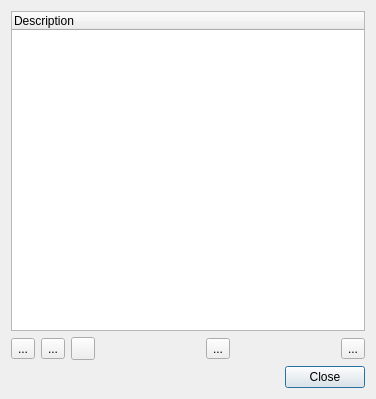
<?xml version="1.0" encoding="UTF-8"?>
<ui version="4.0">
 <class>FeaturePresetsDialog</class>
 <widget class="QDialog" name="FeaturePresetsDialog">
  <property name="geometry">
   <rect>
    <x>0</x>
    <y>0</y>
    <width>376</width>
    <height>399</height>
   </rect>
  </property>
  <property name="sizePolicy">
   <sizepolicy hsizetype="Expanding" vsizetype="Expanding">
    <horstretch>0</horstretch>
    <verstretch>0</verstretch>
   </sizepolicy>
  </property>
  <property name="font">
   <font>
    <family>Liberation Sans</family>
    <pointsize>9</pointsize>
   </font>
  </property>
  <property name="windowTitle">
   <string>Feature presets</string>
  </property>
  <layout class="QVBoxLayout" name="verticalLayout_2">
   <item>
    <widget class="QWidget" name="widget" native="true">
     <property name="sizePolicy">
      <sizepolicy hsizetype="Expanding" vsizetype="Expanding">
       <horstretch>0</horstretch>
       <verstretch>0</verstretch>
      </sizepolicy>
     </property>
     <layout class="QVBoxLayout" name="verticalLayout">
      <property name="leftMargin">
       <number>0</number>
      </property>
      <property name="topMargin">
       <number>0</number>
      </property>
      <property name="rightMargin">
       <number>0</number>
      </property>
      <property name="bottomMargin">
       <number>0</number>
      </property>
      <item>
       <widget class="QTreeWidget" name="presetsTree">
        <property name="indentation">
         <number>5</number>
        </property>
        <property name="allColumnsShowFocus">
         <bool>true</bool>
        </property>
        <property name="columnCount">
         <number>1</number>
        </property>
        <attribute name="headerMinimumSectionSize">
         <number>5</number>
        </attribute>
        <column>
         <property name="text">
          <string>Description</string>
         </property>
        </column>
       </widget>
      </item>
     </layout>
    </widget>
   </item>
   <item>
    <layout class="QHBoxLayout" name="presetsControl">
     <item>
      <widget class="QToolButton" name="presetSave">
       <property name="toolTip">
        <string>Save current settings as new preset</string>
       </property>
       <property name="text">
        <string>...</string>
       </property>
       <property name="icon">
        <iconset resource="../resources/res.qrc">
         <normaloff>:/create.png</normaloff>:/create.png</iconset>
       </property>
       <property name="iconSize">
        <size>
         <width>16</width>
         <height>16</height>
        </size>
       </property>
      </widget>
     </item>
     <item>
      <widget class="QToolButton" name="presetUpdate">
       <property name="toolTip">
        <string>Update selected preset with current settings</string>
       </property>
       <property name="text">
        <string>...</string>
       </property>
       <property name="icon">
        <iconset resource="../resources/res.qrc">
         <normaloff>:/recycle.png</normaloff>:/recycle.png</iconset>
       </property>
       <property name="iconSize">
        <size>
         <width>16</width>
         <height>16</height>
        </size>
       </property>
      </widget>
     </item>
     <item>
      <widget class="QToolButton" name="presetEdit">
       <property name="toolTip">
        <string>Edit preset details</string>
       </property>
       <property name="text">
        <string/>
       </property>
       <property name="icon">
        <iconset resource="../resources/res.qrc">
         <normaloff>:/edit.png</normaloff>:/edit.png</iconset>
       </property>
      </widget>
     </item>
     <item>
      <spacer name="horizontalSpacer">
       <property name="orientation">
        <enum>Qt::Horizontal</enum>
       </property>
       <property name="sizeHint" stdset="0">
        <size>
         <width>40</width>
         <height>20</height>
        </size>
       </property>
      </spacer>
     </item>
     <item>
      <widget class="QToolButton" name="presetDelete">
       <property name="toolTip">
        <string>Delete selected preset</string>
       </property>
       <property name="text">
        <string>...</string>
       </property>
       <property name="icon">
        <iconset resource="../resources/res.qrc">
         <normaloff>:/bin.png</normaloff>:/bin.png</iconset>
       </property>
       <property name="iconSize">
        <size>
         <width>16</width>
         <height>16</height>
        </size>
       </property>
      </widget>
     </item>
     <item>
      <spacer name="horizontalSpacer_2">
       <property name="orientation">
        <enum>Qt::Horizontal</enum>
       </property>
       <property name="sizeHint" stdset="0">
        <size>
         <width>40</width>
         <height>20</height>
        </size>
       </property>
      </spacer>
     </item>
     <item>
      <widget class="QToolButton" name="presetLoad">
       <property name="toolTip">
        <string>Load selected preset</string>
       </property>
       <property name="text">
        <string>...</string>
       </property>
       <property name="icon">
        <iconset resource="../resources/res.qrc">
         <normaloff>:/load.png</normaloff>:/load.png</iconset>
       </property>
       <property name="iconSize">
        <size>
         <width>16</width>
         <height>16</height>
        </size>
       </property>
      </widget>
     </item>
    </layout>
   </item>
   <item>
    <widget class="QDialogButtonBox" name="buttonBox">
     <property name="orientation">
      <enum>Qt::Horizontal</enum>
     </property>
     <property name="standardButtons">
      <set>QDialogButtonBox::Close</set>
     </property>
    </widget>
   </item>
  </layout>
 </widget>
 <resources>
  <include location="../resources/res.qrc"/>
 </resources>
 <connections>
  <connection>
   <sender>buttonBox</sender>
   <signal>accepted()</signal>
   <receiver>FeaturePresetsDialog</receiver>
   <slot>accept()</slot>
   <hints>
    <hint type="sourcelabel">
     <x>248</x>
     <y>254</y>
    </hint>
    <hint type="destinationlabel">
     <x>157</x>
     <y>274</y>
    </hint>
   </hints>
  </connection>
  <connection>
   <sender>buttonBox</sender>
   <signal>rejected()</signal>
   <receiver>FeaturePresetsDialog</receiver>
   <slot>reject()</slot>
   <hints>
    <hint type="sourcelabel">
     <x>316</x>
     <y>260</y>
    </hint>
    <hint type="destinationlabel">
     <x>286</x>
     <y>274</y>
    </hint>
   </hints>
  </connection>
 </connections>
</ui>
